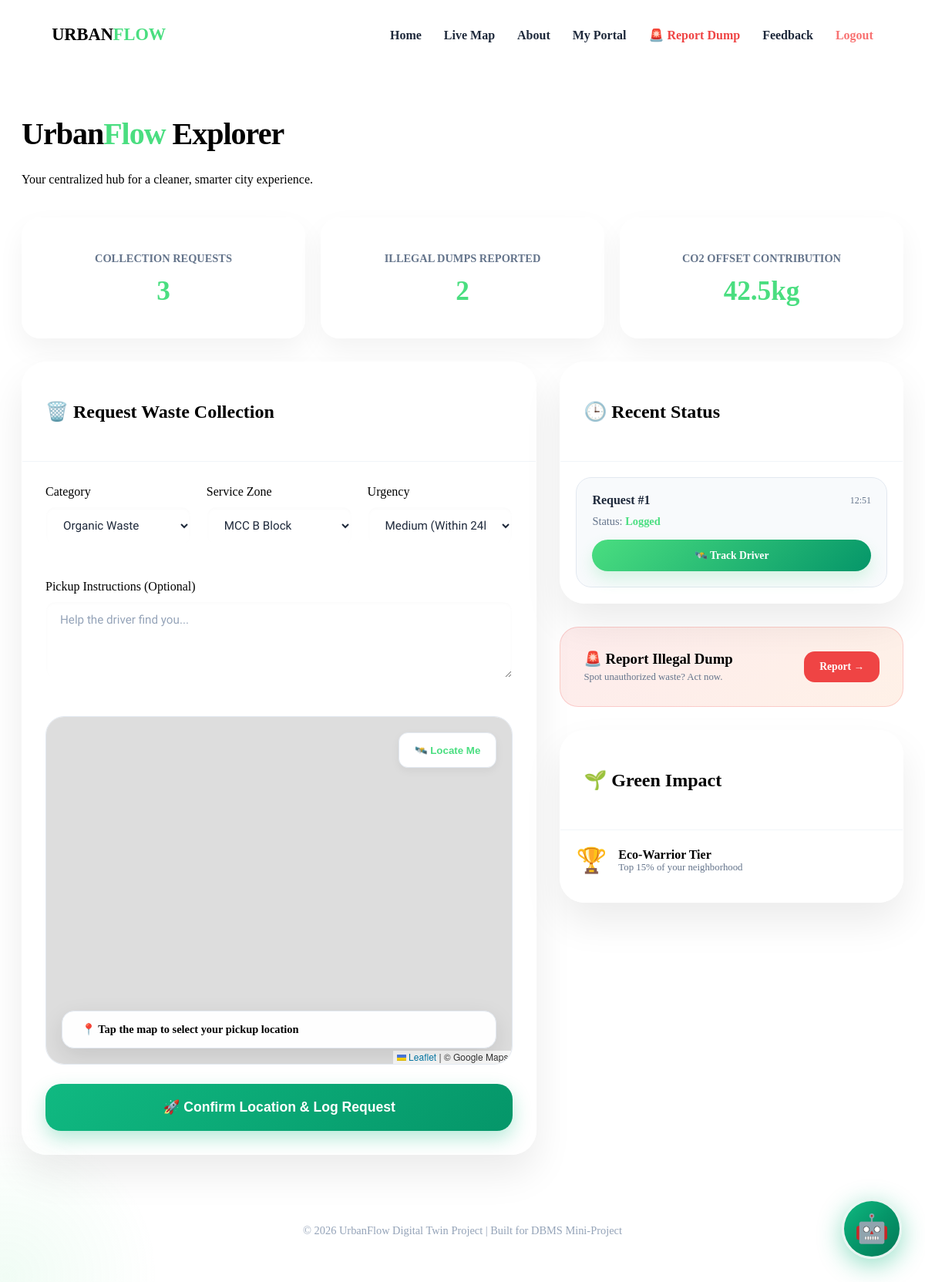
/dashboard.php (signed in), run on the app's committed database.
### tables this page shows
CREATE TABLE IF NOT EXISTS disposal_requests (
    request_id INT AUTO_INCREMENT PRIMARY KEY,
    citizen_id INT NOT NULL,
    zone_id INT NOT NULL,
    category VARCHAR(50) NOT NULL,
    comment TEXT,
    urgency_level ENUM('Low', 'Medium', 'High') DEFAULT 'Low',
    status VARCHAR(50) DEFAULT 'Logged',
    lat DECIMAL(10, 6) DEFAULT NULL,
    lng DECIMAL(10, 6) DEFAULT NULL,
    created_at TIMESTAMP DEFAULT CURRENT_TIMESTAMP,
    FOREIGN KEY (citizen_id) REFERENCES users(user_id) ON DELETE CASCADE,
    FOREIGN KEY (zone_id) REFERENCES zones(zone_id) ON DELETE CASCADE
);

### dashboard.php (the view, shortened to what this page needs)
<?php
include('includes/header.php');
$uid = $_SESSION['user_id'];
$req_count_res = mysqli_query($conn, "SELECT COUNT(*) as total FROM disposal_requests WHERE citizen_id = $uid");
$req_count = mysqli_fetch_assoc($req_count_res)['total'];
$dump_count_res = mysqli_query($conn, "SELECT COUNT(*) as total FROM illegal_dumps WHERE citizen_id = $uid");
$dump_count = mysqli_fetch_assoc($dump_count_res)['total'];
?>
<div class="dashboard-container">
    <div class="welcome-section" data-aos="fade-down">
        <h1>Urban<span style="color:var(--primary)">Flow</span> Explorer</h1>
        <p>Your centralized hub for a cleaner, smarter city experience.</p>
    </div>
    <div class="stats-row" data-aos="fade-up">
        <div class="stat-card">
            <p>Collection Requests</p>
            <h2 id="count-req"><?php echo $req_count; ?></h2>
        </div>
        <div class="stat-card">
            <p>Illegal Dumps Reported</p>
            <h2 id="count-dump"><?php echo $dump_count; ?></h2>
        </div>
        <div class="stat-card">
            <p>CO2 Offset Contribution</p>
            <h2>42.5kg</h2>
        </div>
    </div>
    <div class="main-grid">
        <div class="action-card" data-aos="fade-right">
            <div class="card-header">
                <h2>🗑️ Request Waste Collection</h2>
            </div>
            <div class="form-body">
                <form action="process_request.php" method="POST">
                    <div class="input-grid" style="grid-template-columns: repeat(3, 1fr);">
                        <div class="form-group">
                            <label>Category</label>
                            <select name="category" required>
                                <option value="Organic">Organic Waste</option>
                            </select>
                        </div>
                        <div class="form-group">
                            <label>Service Zone</label>
                            <select name="zone_id" required>
                                <?php
                                $zones = mysqli_query($conn, "SELECT * FROM zones");
                                while($z = mysqli_fetch_assoc($zones)) echo "<option value='{$z['zone_id']}'>{$z['zone_name']}</option>";
                                ?>
                            </select>
                        </div>
                        <div class="form-group">
                            <label>Urgency</label>
                            <select name="urgency_level" required>
                                <option value="Medium" selected>Medium (Within 24h)</option>
                            </select>
                        </div>
                    </div>
                    <div class="form-group" style="margin-bottom: 25px;">
                        <label>Pickup Instructions (Optional)</label>
                        <textarea name="comment" placeholder="Help the driver find you..."></textarea>
                    </div>
                    <div class="map-wrapper">
                        <div id="disposalMap" style="height: 100%; width: 100%;"></div>
                        <div class="floating-search">
                            <div id="geocoder-container" style="flex: 1;"></div>
                            <button type="button" class="btn-locate-me" onclick="findMe()" style="height: 46px; background: white; color: var(--primary); border: 1px solid #e2e8f0; padding: 0 20px; border-radius: 12px; font-weight: 700; cursor: pointer; box-shadow: 0 4px 12px rgba(0,0,0,0.05);">
                                🛰️ Locate Me
                            </button>
                        </div>
                        <div class="floating-status" id="locStatus">
                            📍 Tap the map to select your pickup location
                        </div>
                    </div>
                    <button type="submit" class="btn-submit-premium">🚀 Confirm Location & Log Request</button>
                </form>
            </div>
        </div>
        <div class="sidebar">
            <div class="action-card" data-aos="fade-left" style="margin-bottom: 30px;">
                <div class="card-header">
                    <h2>🕒 Recent Status</h2>
                </div>
                <div style="padding: 20px;">
                    <?php
                    $latest = mysqli_query($conn, "SELECT * FROM disposal_requests WHERE citizen_id = $uid ORDER BY created_at DESC LIMIT 1");
                    if($r = mysqli_fetch_assoc($latest)): ?>
                        <div style="background: #f8fafc; padding: 20px; border-radius: 20px; border: 1px solid #e2e8f0;">
                            <div style="display: flex; justify-content: space-between; align-items: center; margin-bottom: 10px;">
                                <span style="font-weight: 800; color: var(--dark);">Request #<?php echo $r['request_id']; ?></span>
                                <span style="font-size: 0.75rem; color: #64748b;"><?php echo date('H:i', strtotime($r['created_at'])); ?></span>
                            </div>
                            <div style="font-size: 0.9rem; color: #64748b; margin-bottom: 15px;">Status: <strong style="color: var(--primary);"><?php echo $r['status']; ?></strong></div>
                            <a href="track_request.php?id=<?php echo $r['request_id']; ?>" class="btn-premium" style="display: block; text-align: center; text-decoration: none; padding: 12px; font-size: 0.85rem;">🛰️ Track Driver</a>
                        </div>
                    <?php else: ?>
                        <p style="text-align: center; color: #94a3b8; padding: 20px;">No active requests.</p>
                    <?php endif; ?>
                </div>
            </div>
            <div class="quick-link-card" data-aos="fade-up">
                <div>
                    <h3 style="margin: 0; font-weight: 800;">🚨 Report Illegal Dump</h3>
                    <p style="margin: 5px 0 0; font-size: 0.8rem; color: #64748b;">Spot unauthorized waste? Act now.</p>
                </div>
                <a href="report_dump.php" style="background: #ef4444; color: white; padding: 12px 20px; border-radius: 14px; text-decoration: none; font-weight: 700; font-size: 0.85rem;">Report →</a>
            </div>
            <div class="action-card" data-aos="fade-up" style="margin-top: 30px;">
                <div class="card-header">
                    <h2>🌱 Green Impact</h2>
                </div>
                <div style="padding: 20px;">
                    <div style="display: flex; align-items: center; gap: 15px; margin-bottom: 15px;">
                        <div style="font-size: 2rem;">🏆</div>
                        <div>
                            <div style="font-weight: 800;">Eco-Warrior Tier</div>
                            <div style="font-size: 0.8rem; color: #64748b;">Top 15% of your neighborhood</div>
                        </div>
                    </div>
                </div>
            </div>
        </div>
    </div>
</div>
<?php include('includes/footer.php'); ?>

### includes/header.php (style rules this page uses)
:root { --primary: #4ade80; --secondary: #6366f1; --accent: #3b82f6; --danger: #ef4444; --dark: #1e293b; --bg-glass: rgba(255, 255, 255, 0.75); }
input[type="text"], input[type="email"], input[type="password"], input[type="number"], select, textarea { width: 100%; padding: 14px 18px; margin: 10px 0 20px 0; border-radius: 12px; border: 1px solid rgba(255, 255, 255, 0.4); background: rgba(255, 255, 255, 0.5); backdrop-filter: blur(10px); font-family: 'Plus Jakarta Sans', sans-serif; font-size: 0.95rem; color: #1e293b; transition: all 0.3s ease; box-sizing: border-box; box-shadow: inset 0 2px 4px rgba(0,0,0,0.02); }
input::placeholder, textarea::placeholder { color: #94a3b8; }
textarea { resize: vertical; min-height: 100px; }
.btn-premium { background: linear-gradient(135deg, var(--primary), #059669); color: white !important; padding: 10px 24px; border-radius: 50px; border: none; font-weight: 700; text-decoration: none; transition: 0.3s; box-shadow: 0 10px 20px rgba(74, 222, 128, 0.2); display: inline-block; }
.leaflet-container { overflow: hidden !important; position: relative; z-index: 1; }

### dashboard.php (style rules this page uses)
.dashboard-container { padding: 40px 20px; max-width: 1300px; margin: 0 auto; }
.welcome-section { margin-bottom: 40px; }
.welcome-section h1 { font-size: 2.5rem; font-weight: 800; letter-spacing: -1px; }
.stats-row { display: grid; grid-template-columns: repeat(auto-fit, minmax(250px, 1fr)); gap: 20px; margin-bottom: 30px; }
.stat-card { background: rgba(255, 255, 255, 0.7); backdrop-filter: blur(20px); padding: 30px; border-radius: 24px; border: 1px solid rgba(255,255,255,0.5); box-shadow: 0 15px 35px rgba(0,0,0,0.05); text-align: center; }
.stat-card h2 { font-size: 2.2rem; margin: 10px 0; color: var(--primary); font-weight: 800; }
.stat-card p { color: #64748b; font-size: 0.9rem; font-weight: 600; text-transform: uppercase; }
.main-grid { display: grid; grid-template-columns: 1.2fr 0.8fr; gap: 30px; }
.action-card { background: rgba(255, 255, 255, 0.85); backdrop-filter: blur(20px); border-radius: 32px; border: 1px solid white; box-shadow: 0 25px 50px rgba(0,0,0,0.08); overflow: hidden; }
.card-header { padding: 30px; border-bottom: 1px solid #f1f5f9; }
.card-header h2 { font-size: 1.5rem; font-weight: 800; display: flex; align-items: center; gap: 12px; }
.form-body { padding: 30px; }
.input-grid { display: grid; grid-template-columns: 1fr 1fr; gap: 20px; margin-bottom: 25px; }
.map-wrapper { position: relative; height: 450px; border-radius: 24px; overflow: hidden; border: 1px solid #e2e8f0; margin-bottom: 25px; }
.floating-search { position: absolute; top: 20px; left: 20px; right: 20px; z-index: 1000; display: flex; gap: 12px; }
.floating-status { position: absolute; bottom: 20px; left: 20px; right: 20px; z-index: 1000; background: rgba(255,255,255,0.95); backdrop-filter: blur(10px); padding: 15px 25px; border-radius: 16px; border: 1px solid #e2e8f0; box-shadow: 0 10px 30px rgba(0,0,0,0.1); font-weight: 600; font-size: 0.9rem; }
.btn-submit-premium { width: 100%; padding: 20px; border-radius: 20px; border: none; background: linear-gradient(135deg, #10b981, #059669); color: white; font-weight: 800; font-size: 1.1rem; cursor: pointer; transition: 0.3s; box-shadow: 0 10px 25px rgba(16, 185, 129, 0.3); }
.quick-link-card { background: linear-gradient(135deg, rgba(239,68,68,0.1), rgba(249,115,22,0.1)); padding: 30px; border-radius: 24px; border: 1px solid rgba(239,68,68,0.2); margin-top: 30px; display: flex; justify-content: space-between; align-items: center; }

### data on the page
disposal_requests: request_id "1", created_at "12:51", status "Logged"

### other printed values
$req_count "3"
$dump_count "2"
form field zone_id "MCC B Block"
